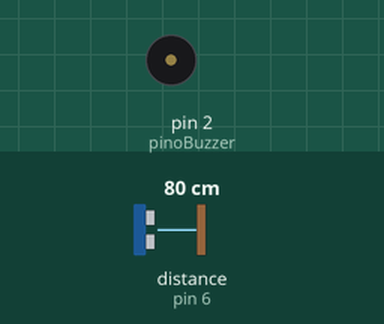
The sketch below on a simulated Arduino Uno, built with avr-gcc and run on an emulated ATmega328P. Shown: buzzer (waves = sounding). Wiring (inferred from the names in the program): ultrasonic range finder: trigger pin 7; echo pin 6. The test bench sets the inputs (shaded band); at power-on: distance to the obstacle (sensor on pin 6) 80 cm. The echo pulse lasts 58.3 µs per cm.

Above: at 0.1 s.
At 0.6 s:
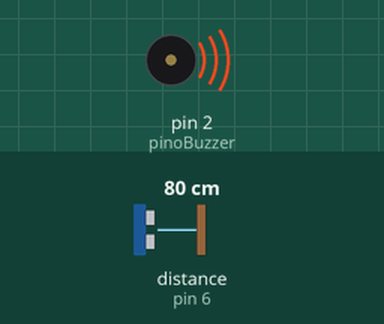
Timing chart, 0 to 2.1 s (numbered marks = the images above):
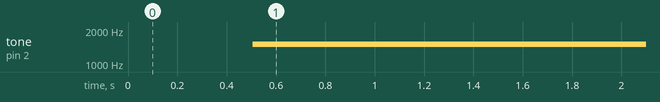

Measured:
- by itself, tone on pin 2 (pinoBuzzer): silent → 1500 Hz at 0.51 s

The sketch:

SENSOR_PIR.ino
```cpp
#include "Ultrasonic.h" //INCLUSÃO DA BIBLIOTECA NECESSÁRIA PARA FUNCIONAMENTO DO CÓDIGO

const int echoPin = 6; //PINO DIGITAL UTILIZADO PELO HC-SR04 ECHO(RECEBE)
const int trigPin = 7; //PINO DIGITAL UTILIZADO PELO HC-SR04 TRIG(ENVIA)

const int pinoBuzzer = 2; //PINO DIGITAL EM QUE O BUZZER ESTÁ CONECTADO

Ultrasonic ultrasonic(trigPin,echoPin); //INICIALIZANDO OS PINOS

int distancia; //CRIA UMA VARIÁVEL CHAMADA "distancia" DO TIPO INTEIRO

void setup(){
pinMode(echoPin, INPUT); //DEFINE O PINO COMO ENTRADA (RECEBE)
pinMode(trigPin, OUTPUT); //DEFINE O PINO COMO SAÍDA (ENVIA)
pinMode(pinoBuzzer, OUTPUT); //DECLARA O PINO COMO SENDO SAÍDA
}
void loop(){

hcsr04(); // FAZ A CHAMADA DO MÉTODO "hcsr04()"

if(distancia <= 300){// SE A DISTÂNCIA ENTRE O OBJETO E O SENSOR ULTRASONICO FOR MENOR QUE 30CM, FAZ
tone(pinoBuzzer,1500);//ACIONA O BUZZER
}else{//SENÃO, FAZ
noTone(pinoBuzzer);//BUZZER PERMANECE DESLIGADO
}
}
//MÉTODO RESPONSÁVEL POR CALCULAR A DISTÂNCIA
void hcsr04(){
digitalWrite(trigPin, LOW); //SETA O PINO 6 COM UM PULSO BAIXO "LOW"
delayMicroseconds(2); // DELAY DE 2 MICROSSEGUNDOS
digitalWrite(trigPin, HIGH); //SETA O PINO 6 COM PULSO ALTO "HIGH"
delayMicroseconds(10); // DELAY DE 10 MICROSSEGUNDOS
digitalWrite(trigPin, LOW); //SETA O PINO 6 COM PULSO BAIXO "LOW" NOVAMENTE
// FUNÇÃO RANGING, FAZ A CONVERSÃO DO TEMPO DE
//RESPOSTA DO ECHO EM CENTÍMETROS E ARMAZENA
//NA VARIÁVEL "distancia"
distancia = (ultrasonic.Ranging(CM)); // VARIÁVEL GLOBAL RECEBE O VALOR DA DISTÂNCIA MEDIDA
delay(500); //INTERVALO DE 500 MILISSEGUNDOS
}
```

Ultrasonic.cpp
```cpp
/*
  Ultrasonic.cpp - Library for HC-SR04 Ultrasonic Ranging Module.library

  Created by ITead studio. Apr 20, 2010.
  iteadstudio.com
*/

#include <Arduino.h>
#include <inttypes.h>
#include "Ultrasonic.h"

Ultrasonic::Ultrasonic(int TP, int EP)
{
   pinMode(TP,OUTPUT);
   pinMode(EP,INPUT);
   Trig_pin=TP;
   Echo_pin=EP;
}

long Ultrasonic::Timing()
{
  digitalWrite(Trig_pin, LOW);
  delayMicroseconds(2);
  digitalWrite(Trig_pin, HIGH);
  delayMicroseconds(10);
  digitalWrite(Trig_pin, LOW);
  duration = pulseIn(Echo_pin,HIGH);
  return duration;
}

long Ultrasonic::Ranging(int sys)
{
  Timing();
  distacne_cm = duration /29 / 2 ;
  distance_inc = duration / 74 / 2;
  if (sys)
  return distacne_cm;
  else
  return distance_inc;
}
```

Ultrasonic.h
```cpp
/*
  Ultrasonic.h - Library for HR-SC04 Ultrasonic Ranging Module.
  Created by ITead studio. Alex, Apr 20, 2010.
  iteadstudio.com
*/


#ifndef Ultrasonic_h
#define Ultrasonic_h

#include <Arduino.h>
#include <inttypes.h>

#define CM 1
#define INC 0

class Ultrasonic
{
  public:
    Ultrasonic(int TP, int EP);
    long Timing();
    long Ranging(int sys);

    private:
    int Trig_pin;
    int Echo_pin;
    long  duration,distacne_cm,distance_inc;

};

#endif
```
